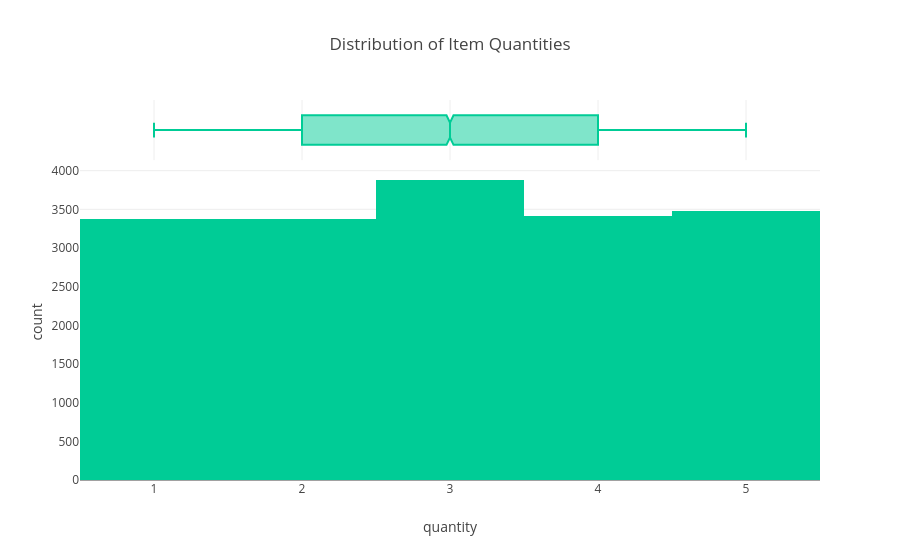

This figure's notebook cell:
### Markdown cell above
### Analysis: Distribution of Item Quantities

### Code cell
fig = px.histogram(df, x='quantity', title=f'Distribution of Item Quantities', marginal='box', color_discrete_sequence=['#00CC96'])
fig.show()

### Figure 1 — Plotly figure (JSON) as saved in the notebook; plotly's stock layout.template omitted (floating-point values rounded to 4 significant figures; data arrays with more than 128 entries replaced by an {"elided": "..."} marker saying what was removed)
{"data": [{"bingroup": "x", "hovertemplate": "quantity=%{x}<br>count=%{y}<extra></extra>", "legendgroup": "", "marker": {"color": "#00CC96", "pattern": {"shape": ""}}, "name": "", "orientation": "v", "showlegend": false, "type": "histogram", "x": {"elided": "17528 float values"}, "xaxis": "x", "yaxis": "y"}, {"hovertemplate": "quantity=%{x}<extra></extra>", "legendgroup": "", "marker": {"color": "#00CC96"}, "name": "", "notched": true, "showlegend": false, "type": "box", "x": {"elided": "17528 float values"}, "xaxis": "x2", "yaxis": "y2"}], "layout": {"barmode": "relative", "legend": {"tracegroupgap": 0}, "title": {"text": "Distribution of Item Quantities"}, "xaxis": {"anchor": "y", "domain": [0, 1], "title": {"text": "quantity"}}, "xaxis2": {"anchor": "y2", "domain": [0, 1], "matches": "x", "showgrid": true, "showticklabels": false}, "yaxis": {"anchor": "x", "domain": [0, 0.8316], "title": {"text": "count"}}, "yaxis2": {"anchor": "x2", "domain": [0.8416, 1], "matches": "y2", "showgrid": false, "showline": false, "showticklabels": false, "ticks": ""}}}
